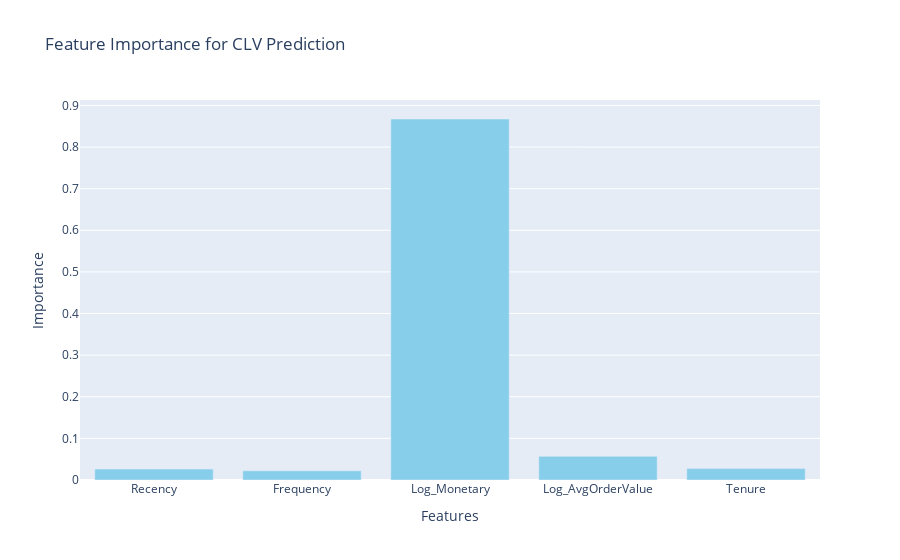

Notebook code for this chart:
### Code cell
# Feature importance
import plotly.graph_objects as go

# Feature importance from XGBoost
importance = model.feature_importances_
features = X.columns

fig = go.Figure(data=[
    go.Bar(x=features,y=importance, marker_color='skyblue')
])
fig.update_layout(
    title='Feature Importance for CLV Prediction',
    xaxis_title='Features',
    yaxis_title='Importance'
)
fig.show()

### Figure 1 — Plotly figure (JSON) as saved in the notebook; plotly's stock layout.template omitted (floating-point values rounded to 4 significant figures)
{"data": [{"marker": {"color": "skyblue"}, "type": "bar", "x": ["Recency", "Frequency", "Log_Monetary", "Log_AvgOrderValue", "Tenure"], "y": [0.02622, 0.02211, 0.8674, 0.05688, 0.0274]}], "layout": {"title": {"text": "Feature Importance for CLV Prediction"}, "xaxis": {"title": {"text": "Features"}}, "yaxis": {"title": {"text": "Importance"}}}}
